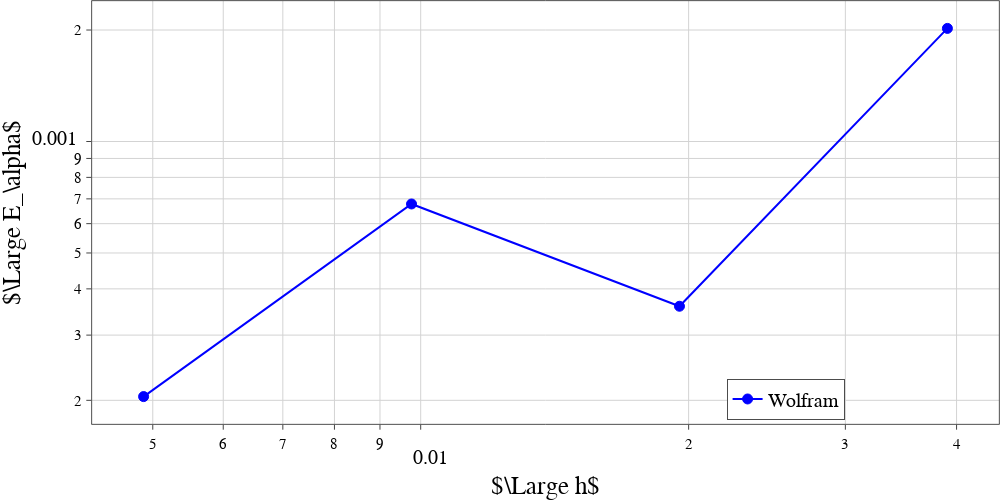

Source (notebook cell):
### Code cell
tfix = 0.6
list_x = [] #data_w['t']
list_y = [] #data_w['alpha']
for lev in levs:
    try:
        df = data_b[lev]
        list_y.append(abs(df['alpha'][(df['t'] - tfix).abs()< tol].values[0] - data_w['alpha'][data_w['t'] == tfix].values[0]))
        list_x.append(10/2**lev)
    except:
        print('Can\'t read lev=', lev)
    
slope, intercept, r_value, p_value, std_err = linregress(np.log(list_x), np.log(list_y))
print('Slope:', slope)
plot_graph([list_x], [list_y], names, xtitle=r'$\Large h$', ytitle=r'$\Large E_\alpha$', image_name='Couette_Err_alpha_vs_h.pdf', list_x_fill=[], list_y_fill=[], mode=['markers+lines', 'markers+lines', 'lines', 'lines', 'lines', 'lines'], \
           dash=['solid', 'dot', 'dash', 'longdash', 'longdashdot'], \
           colors=['blue', 'red', 'hsv(120,100,100)', 'green', 'black' ], \
           marker_size=10, xrange =[], yrange = [], \
           marker_style = ['circle', 'circle', 'triangle-down','square', 'diamond', 'cross',  'x-thin', 'cross-thin' ], \
           width=1000, height=500, path=MYPATH, yanchor='auto', y0_anchor=0.01, xanchor='left', x0_anchor=0.7, xlog=True, ylog=True)

### Figure 1 — Plotly figure (JSON) as saved in the notebook; plotly's stock layout.template omitted (floating-point values rounded to 4 significant figures)
{"data": [{"line": {"color": "blue", "dash": "solid", "width": 2}, "marker": {"line": {"color": "blue", "width": 1}, "size": 10, "symbol": "circle"}, "mode": "markers+lines", "name": "Wolfram", "textfont": {"color": "LightSeaGreen", "family": "Times New Roman", "size": 18}, "type": "scatter", "x": [0.03906, 0.01953, 0.009766, 0.004883], "y": [0.00202, 0.000359, 0.0006781, 0.0002047]}], "layout": {"autosize": false, "font": {"color": "Black", "family": "Times New Roman", "size": 20}, "height": 500, "legend": {"bgcolor": "White", "bordercolor": "Black", "borderwidth": 0.7, "x": 0.7, "xanchor": "left", "y": 0.01, "yanchor": "auto"}, "margin": {"b": 0, "l": 0, "pad": 0.1, "r": 0, "t": 0}, "paper_bgcolor": "rgba(255, 255, 255, 1)", "plot_bgcolor": "rgba(255, 255, 255, 1)", "showlegend": true, "width": 1000, "xaxis": {"gridcolor": "lightgrey", "gridwidth": 1, "linecolor": "black", "linewidth": 0.7, "mirror": true, "showline": true, "tickfont": {"color": "black", "family": "Times New Roman", "size": 20}, "ticks": "outside", "title": {"font": {"color": "black", "family": "Times New Roman", "size": 25}, "text": "$\\Large h$"}, "type": "log"}, "yaxis": {"gridcolor": "lightgrey", "gridwidth": 1, "linecolor": "black", "linewidth": 0.7, "mirror": true, "showline": true, "tickfont": {"color": "black", "family": "Times New Roman", "size": 20}, "ticks": "outside", "title": {"font": {"color": "black", "family": "Times New Roman", "size": 25}, "text": "$\\Large E_\\alpha$"}, "type": "log"}}}
